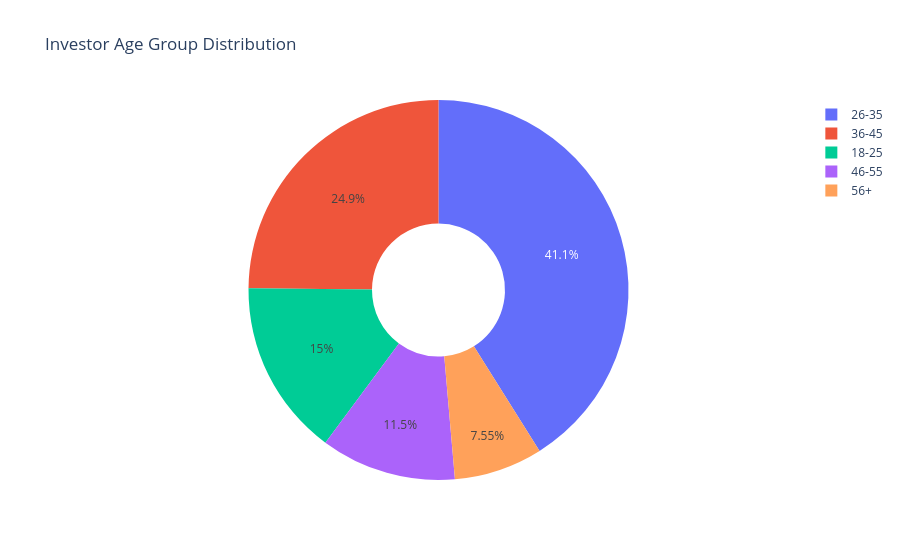
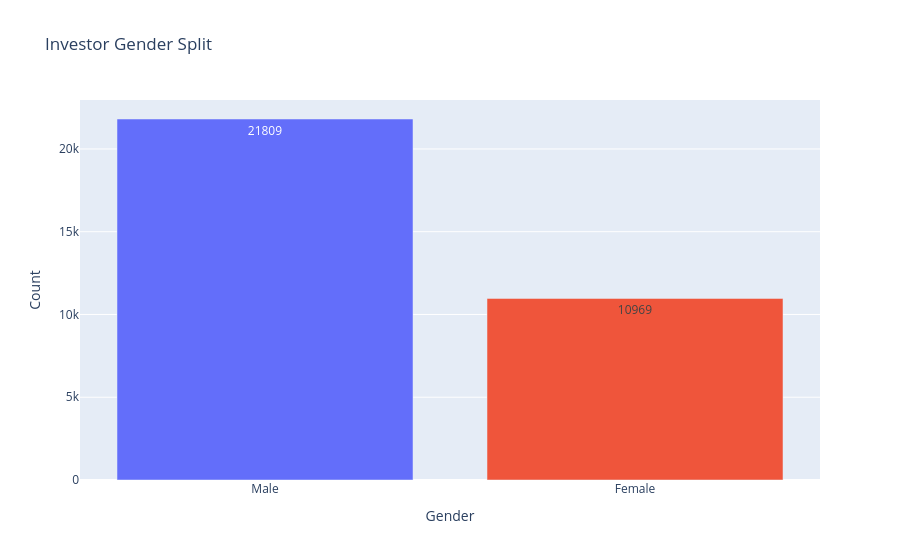

The code cell stored with these charts, in order, in its notebook:
### Markdown cell above
# Insight 5
Investor age distribution is concentrated in younger cohorts, as shown in the age group pie chart. (See `age_group_distribution.png`)

### Code cell
# Investor demographics — age group and gender
age_counts = trans['age_group'].value_counts().sort_index()
fig_age = px.pie(values=age_counts.values, names=age_counts.index, title='Investor Age Group Distribution', hole=0.35)
fig_age.show()

sip_trans = trans[trans['transaction_type'] == 'SIP']
plt.figure(figsize=(12, 6))
sns.boxplot(data=sip_trans, x='age_group', y='amount_inr', order=sorted(sip_trans['age_group'].unique()))
plt.title('SIP Amount Distribution by Age Group')
plt.ylabel('SIP Amount (₹)')
plt.xlabel('Age Group')
plt.xticks(rotation=45)
plt.tight_layout()
plt.show()

gender_counts = trans['gender'].value_counts()
fig_gender = px.bar(x=gender_counts.index, y=gender_counts.values, title='Investor Gender Split', labels={'x': 'Gender', 'y': 'Count'}, text=gender_counts.values)
fig_gender.update_traces(marker_color=['#636EFA', '#EF553B', '#00CC96'])
fig_gender.show()

### Figure 1 — Plotly figure (JSON) as saved in the notebook; plotly's stock layout.template omitted (floating-point values rounded to 4 significant figures)
{"data": [{"domain": {"x": [0.0, 1.0], "y": [0.0, 1.0]}, "hole": 0.35, "hovertemplate": "label=%{label}<br>value=%{value}<extra></extra>", "labels": ["18-25", "26-35", "36-45", "46-55", "56+"], "legendgroup": "", "name": "", "showlegend": true, "type": "pie", "values": [4916, 13463, 8146, 3779, 2474]}], "layout": {"legend": {"tracegroupgap": 0}, "title": {"text": "Investor Age Group Distribution"}}}

### Figure 2 — Plotly figure (JSON) as saved in the notebook; plotly's stock layout.template omitted (floating-point values rounded to 4 significant figures)
{"data": [{"hovertemplate": "Gender=%{x}<br>Count=%{y}<br>text=%{text}<extra></extra>", "legendgroup": "", "marker": {"color": ["#636EFA", "#EF553B", "#00CC96"], "pattern": {"shape": ""}}, "name": "", "orientation": "v", "showlegend": false, "text": [21810.0, 10970.0], "textposition": "auto", "type": "bar", "x": ["Male", "Female"], "xaxis": "x", "y": [21809, 10969], "yaxis": "y"}], "layout": {"barmode": "relative", "legend": {"tracegroupgap": 0}, "title": {"text": "Investor Gender Split"}, "xaxis": {"anchor": "y", "domain": [0.0, 1.0], "title": {"text": "Gender"}}, "yaxis": {"anchor": "x", "domain": [0.0, 1.0], "title": {"text": "Count"}}}}
